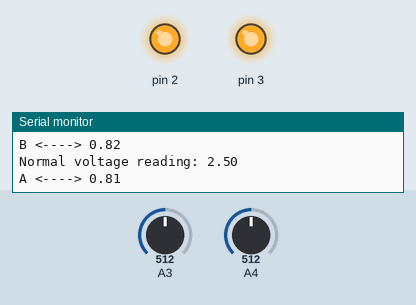
The sketch below on a simulated Arduino Uno, built with avr-gcc and run on an emulated ATmega328P. On the bench: output pins drawn as LEDs (lit = HIGH), the last lines printed to the serial monitor. Inputs (shaded band) come from the test bench; at power-on: A3 = 512, A4 = 512.

Above: at 3.9 s.
4.0 s: A3 set to 306
At 10.1 s:
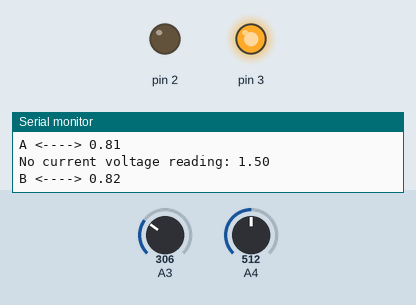
14.7 s: A4 set to 306
At 19.2 s:
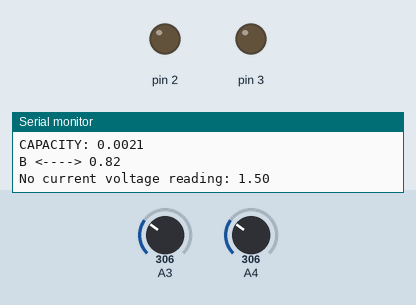
Timing chart, 0 to 20.7 s (numbered marks = the images above; inputs shaded):
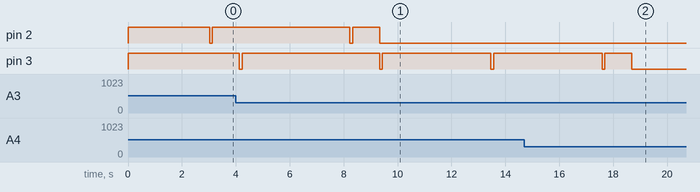

The sketch:

CapacityTest.ino
```cpp
struct Battery {
  String identifier;
  int on_pin;
  int v_in;
  double current; // in Amps

  unsigned long start_time = millis();
  unsigned long total_time = 0;
  double capacity = -1.0;
  bool finished = false;
  bool no_current_voltage = false;
  double v_cutoff = -1.0;

  Battery(String id, int on, int v, double curr): identifier(id), on_pin(on), v_in(v), current(curr) {}
};

Battery bat1 = {"A", 2, A3, 0.81};
Battery bat2 = {"B", 3, A4, 0.82};

void setup() {
  Serial.begin(9600);

  pinMode(bat1.on_pin, OUTPUT);
  pinMode(bat2.on_pin, OUTPUT);


  digitalWrite(bat1.on_pin, HIGH);
  digitalWrite(bat2.on_pin, HIGH);
}

void loop() {
//  digitalWrite(bat1.on_pin, LOW);
//  digitalWrite(bat2.on_pin, LOW);
  checkBattery(&bat1);
  checkBattery(&bat2);
  delay(3000);
}

void checkBattery(Battery *bat) {
  Serial.println();
  Serial.print(bat->identifier);
  Serial.print(" <----> ");
  Serial.println(bat->current);
  double voltage = 0.0;

  if (bat->finished) {
    complete(bat);
    return;
  }

  if (bat->no_current_voltage) {
    digitalWrite(bat->on_pin, LOW);
    delay(100);
    bat->start_time += 100;
    voltage = analogRead(bat->v_in) * 5.0 / 1023.0;
    digitalWrite(bat->on_pin, HIGH);
    delay(1000);
    Serial.print("No current voltage reading: ");
    Serial.println(voltage);
  }
  else {
    voltage = analogRead(bat->v_in) * 5.0 / 1023.0;
    Serial.print("Normal voltage reading: ");
    Serial.println(voltage);
  }

  if (voltage <= 3.0) {
    bat->no_current_voltage = true;
  }

  if (voltage < 2.5) {
    bat->total_time = millis() - bat->start_time;
    bat->capacity = bat->total_time / 1000.0 / 3600.0 * bat->current;
    bat->finished = true;
    bat->v_cutoff = voltage;
    digitalWrite(bat->on_pin, LOW);
  }
}


void complete(Battery *bat) {
  digitalWrite(bat->on_pin, LOW);
    Serial.print("TOTAL TIME: ");
    Serial.print(bat->total_time);
    Serial.print(" VOLTAGE CUTOFF: ");
    Serial.println(bat->v_cutoff);
    Serial.print("CAPACITY: ");
    Serial.println(bat->capacity, 4);
}
```
